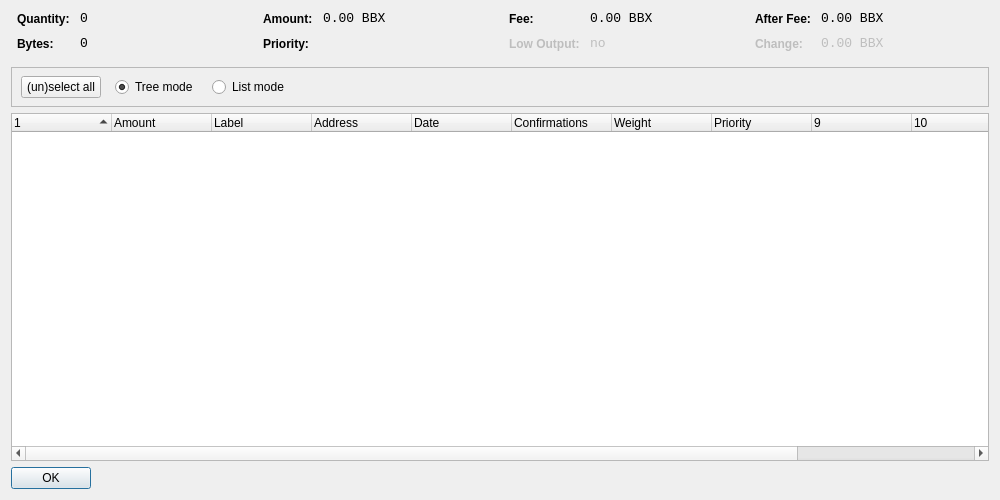
<?xml version="1.0" encoding="UTF-8"?>
<ui version="4.0">
 <class>CoinControlDialog</class>
 <widget class="QWidget" name="CoinControlDialog">
  <property name="geometry">
   <rect>
    <x>0</x>
    <y>0</y>
    <width>1000</width>
    <height>500</height>
   </rect>
  </property>
  <property name="windowTitle">
   <string>Coin Control</string>
  </property>
  <layout class="QVBoxLayout" name="verticalLayout">
   <item>
    <layout class="QHBoxLayout" name="horizontalLayoutTop" stretch="0,0,0,0">
     <property name="topMargin">
      <number>0</number>
     </property>
     <property name="bottomMargin">
      <number>10</number>
     </property>
     <item>
      <layout class="QFormLayout" name="formLayoutCoinControl1">
       <property name="horizontalSpacing">
        <number>10</number>
       </property>
       <property name="verticalSpacing">
        <number>10</number>
       </property>
       <property name="leftMargin">
        <number>6</number>
       </property>
       <property name="rightMargin">
        <number>6</number>
       </property>
       <item row="0" column="0">
        <widget class="QLabel" name="labelCoinControlQuantityText">
         <property name="styleSheet">
          <string notr="true">font-weight:bold;</string>
         </property>
         <property name="text">
          <string>Quantity:</string>
         </property>
        </widget>
       </item>
       <item row="0" column="1">
        <widget class="QLabel" name="labelCoinControlQuantity">
         <property name="font">
          <font>
           <family>Monospace</family>
           <pointsize>10</pointsize>
          </font>
         </property>
         <property name="cursor">
          <cursorShape>IBeamCursor</cursorShape>
         </property>
         <property name="contextMenuPolicy">
          <enum>Qt::ActionsContextMenu</enum>
         </property>
         <property name="text">
          <string notr="true">0</string>
         </property>
         <property name="textInteractionFlags">
          <set>Qt::LinksAccessibleByMouse|Qt::TextSelectableByKeyboard|Qt::TextSelectableByMouse</set>
         </property>
        </widget>
       </item>
       <item row="1" column="0">
        <widget class="QLabel" name="labelCoinControlBytesText">
         <property name="styleSheet">
          <string notr="true">font-weight:bold;</string>
         </property>
         <property name="text">
          <string>Bytes:</string>
         </property>
        </widget>
       </item>
       <item row="1" column="1">
        <widget class="QLabel" name="labelCoinControlBytes">
         <property name="font">
          <font>
           <family>Monospace</family>
           <pointsize>10</pointsize>
          </font>
         </property>
         <property name="cursor">
          <cursorShape>IBeamCursor</cursorShape>
         </property>
         <property name="contextMenuPolicy">
          <enum>Qt::ActionsContextMenu</enum>
         </property>
         <property name="text">
          <string notr="true">0</string>
         </property>
         <property name="textInteractionFlags">
          <set>Qt::LinksAccessibleByMouse|Qt::TextSelectableByKeyboard|Qt::TextSelectableByMouse</set>
         </property>
        </widget>
       </item>
      </layout>
     </item>
     <item>
      <layout class="QFormLayout" name="formLayoutCoinControl2">
       <property name="horizontalSpacing">
        <number>10</number>
       </property>
       <property name="verticalSpacing">
        <number>10</number>
       </property>
       <property name="leftMargin">
        <number>6</number>
       </property>
       <property name="rightMargin">
        <number>6</number>
       </property>
       <item row="0" column="0">
        <widget class="QLabel" name="labelCoinControlAmountText">
         <property name="styleSheet">
          <string notr="true">font-weight:bold;</string>
         </property>
         <property name="text">
          <string>Amount:</string>
         </property>
        </widget>
       </item>
       <item row="0" column="1">
        <widget class="QLabel" name="labelCoinControlAmount">
         <property name="font">
          <font>
           <family>Monospace</family>
           <pointsize>10</pointsize>
          </font>
         </property>
         <property name="cursor">
          <cursorShape>IBeamCursor</cursorShape>
         </property>
         <property name="contextMenuPolicy">
          <enum>Qt::ActionsContextMenu</enum>
         </property>
         <property name="text">
          <string notr="true">0.00 BBX</string>
         </property>
         <property name="textInteractionFlags">
          <set>Qt::LinksAccessibleByMouse|Qt::TextSelectableByKeyboard|Qt::TextSelectableByMouse</set>
         </property>
        </widget>
       </item>
       <item row="1" column="0">
        <widget class="QLabel" name="labelCoinControlPriorityText">
         <property name="styleSheet">
          <string notr="true">font-weight:bold;</string>
         </property>
         <property name="text">
          <string>Priority:</string>
         </property>
        </widget>
       </item>
       <item row="1" column="1">
        <widget class="QLabel" name="labelCoinControlPriority">
         <property name="font">
          <font>
           <family>Monospace</family>
           <pointsize>10</pointsize>
          </font>
         </property>
         <property name="cursor">
          <cursorShape>IBeamCursor</cursorShape>
         </property>
         <property name="contextMenuPolicy">
          <enum>Qt::ActionsContextMenu</enum>
         </property>
         <property name="text">
          <string/>
         </property>
         <property name="textInteractionFlags">
          <set>Qt::LinksAccessibleByMouse|Qt::TextSelectableByKeyboard|Qt::TextSelectableByMouse</set>
         </property>
        </widget>
       </item>
      </layout>
     </item>
     <item>
      <layout class="QFormLayout" name="formLayoutCoinControl3">
       <property name="horizontalSpacing">
        <number>10</number>
       </property>
       <property name="verticalSpacing">
        <number>10</number>
       </property>
       <property name="leftMargin">
        <number>6</number>
       </property>
       <property name="rightMargin">
        <number>6</number>
       </property>
       <item row="0" column="0">
        <widget class="QLabel" name="labelCoinControlFeeText">
         <property name="styleSheet">
          <string notr="true">font-weight:bold;</string>
         </property>
         <property name="text">
          <string>Fee:</string>
         </property>
        </widget>
       </item>
       <item row="0" column="1">
        <widget class="QLabel" name="labelCoinControlFee">
         <property name="font">
          <font>
           <family>Monospace</family>
           <pointsize>10</pointsize>
          </font>
         </property>
         <property name="cursor">
          <cursorShape>IBeamCursor</cursorShape>
         </property>
         <property name="contextMenuPolicy">
          <enum>Qt::ActionsContextMenu</enum>
         </property>
         <property name="text">
          <string notr="true">0.00 BBX</string>
         </property>
         <property name="textInteractionFlags">
          <set>Qt::LinksAccessibleByMouse|Qt::TextSelectableByKeyboard|Qt::TextSelectableByMouse</set>
         </property>
        </widget>
       </item>
       <item row="1" column="0">
        <widget class="QLabel" name="labelCoinControlLowOutputText">
         <property name="enabled">
          <bool>false</bool>
         </property>
         <property name="styleSheet">
          <string notr="true">font-weight:bold;</string>
         </property>
         <property name="text">
          <string>Low Output:</string>
         </property>
        </widget>
       </item>
       <item row="1" column="1">
        <widget class="QLabel" name="labelCoinControlLowOutput">
         <property name="enabled">
          <bool>false</bool>
         </property>
         <property name="font">
          <font>
           <family>Monospace</family>
           <pointsize>10</pointsize>
          </font>
         </property>
         <property name="cursor">
          <cursorShape>IBeamCursor</cursorShape>
         </property>
         <property name="contextMenuPolicy">
          <enum>Qt::ActionsContextMenu</enum>
         </property>
         <property name="text">
          <string>no</string>
         </property>
         <property name="textInteractionFlags">
          <set>Qt::LinksAccessibleByMouse|Qt::TextSelectableByKeyboard|Qt::TextSelectableByMouse</set>
         </property>
        </widget>
       </item>
      </layout>
     </item>
     <item>
      <layout class="QFormLayout" name="formLayoutCoinControl4">
       <property name="horizontalSpacing">
        <number>10</number>
       </property>
       <property name="verticalSpacing">
        <number>10</number>
       </property>
       <property name="leftMargin">
        <number>6</number>
       </property>
       <property name="rightMargin">
        <number>6</number>
       </property>
       <item row="0" column="0">
        <widget class="QLabel" name="labelCoinControlAfterFeeText">
         <property name="styleSheet">
          <string notr="true">font-weight:bold;</string>
         </property>
         <property name="text">
          <string>After Fee:</string>
         </property>
        </widget>
       </item>
       <item row="0" column="1">
        <widget class="QLabel" name="labelCoinControlAfterFee">
         <property name="font">
          <font>
           <family>Monospace</family>
           <pointsize>10</pointsize>
          </font>
         </property>
         <property name="cursor">
          <cursorShape>IBeamCursor</cursorShape>
         </property>
         <property name="contextMenuPolicy">
          <enum>Qt::ActionsContextMenu</enum>
         </property>
         <property name="text">
          <string notr="true">0.00 BBX</string>
         </property>
         <property name="textInteractionFlags">
          <set>Qt::LinksAccessibleByMouse|Qt::TextSelectableByKeyboard|Qt::TextSelectableByMouse</set>
         </property>
        </widget>
       </item>
       <item row="1" column="0">
        <widget class="QLabel" name="labelCoinControlChangeText">
         <property name="enabled">
          <bool>false</bool>
         </property>
         <property name="styleSheet">
          <string notr="true">font-weight:bold;</string>
         </property>
         <property name="text">
          <string>Change:</string>
         </property>
        </widget>
       </item>
       <item row="1" column="1">
        <widget class="QLabel" name="labelCoinControlChange">
         <property name="enabled">
          <bool>false</bool>
         </property>
         <property name="font">
          <font>
           <family>Monospace</family>
           <pointsize>10</pointsize>
          </font>
         </property>
         <property name="cursor">
          <cursorShape>IBeamCursor</cursorShape>
         </property>
         <property name="contextMenuPolicy">
          <enum>Qt::ActionsContextMenu</enum>
         </property>
         <property name="text">
          <string notr="true">0.00 BBX</string>
         </property>
         <property name="textInteractionFlags">
          <set>Qt::LinksAccessibleByMouse|Qt::TextSelectableByKeyboard|Qt::TextSelectableByMouse</set>
         </property>
        </widget>
       </item>
      </layout>
     </item>
    </layout>
   </item>
   <item>
    <widget class="QFrame" name="frame">
     <property name="minimumSize">
      <size>
       <width>0</width>
       <height>40</height>
      </size>
     </property>
     <property name="frameShape">
      <enum>QFrame::StyledPanel</enum>
     </property>
     <property name="frameShadow">
      <enum>QFrame::Sunken</enum>
     </property>
     <widget class="QWidget" name="horizontalLayoutWidget">
      <property name="geometry">
       <rect>
        <x>10</x>
        <y>0</y>
        <width>781</width>
        <height>41</height>
       </rect>
      </property>
      <layout class="QHBoxLayout" name="horizontalLayoutPanel" stretch="0,0,0,0">
       <property name="spacing">
        <number>14</number>
       </property>
       <item>
        <widget class="QPushButton" name="pushButtonSelectAll">
         <property name="sizePolicy">
          <sizepolicy hsizetype="Maximum" vsizetype="Fixed">
           <horstretch>0</horstretch>
           <verstretch>0</verstretch>
          </sizepolicy>
         </property>
         <property name="text">
          <string>(un)select all</string>
         </property>
        </widget>
       </item>
       <item>
        <widget class="QRadioButton" name="radioTreeMode">
         <property name="sizePolicy">
          <sizepolicy hsizetype="Maximum" vsizetype="Fixed">
           <horstretch>0</horstretch>
           <verstretch>0</verstretch>
          </sizepolicy>
         </property>
         <property name="text">
          <string>Tree mode</string>
         </property>
         <property name="checked">
          <bool>true</bool>
         </property>
        </widget>
       </item>
       <item>
        <widget class="QRadioButton" name="radioListMode">
         <property name="sizePolicy">
          <sizepolicy hsizetype="Maximum" vsizetype="Fixed">
           <horstretch>0</horstretch>
           <verstretch>0</verstretch>
          </sizepolicy>
         </property>
         <property name="text">
          <string>List mode</string>
         </property>
        </widget>
       </item>
       <item>
        <spacer name="horizontalSpacer">
         <property name="orientation">
          <enum>Qt::Horizontal</enum>
         </property>
         <property name="sizeHint" stdset="0">
          <size>
           <width>40</width>
           <height>20</height>
          </size>
         </property>
        </spacer>
       </item>
      </layout>
     </widget>
    </widget>
   </item>
   <item>
    <widget class="CoinControlTreeWidget" name="treeWidget">
     <property name="contextMenuPolicy">
      <enum>Qt::CustomContextMenu</enum>
     </property>
     <property name="sortingEnabled">
      <bool>false</bool>
     </property>
     <property name="columnCount">
      <number>12</number>
     </property>
     <attribute name="headerShowSortIndicator" stdset="0">
      <bool>true</bool>
     </attribute>
     <attribute name="headerStretchLastSection">
      <bool>false</bool>
     </attribute>
     <column>
      <property name="text">
       <string/>
      </property>
     </column>
     <column>
      <property name="text">
       <string>Amount</string>
      </property>
     </column>
     <column>
      <property name="text">
       <string>Label</string>
      </property>
     </column>
     <column>
      <property name="text">
       <string>Address</string>
      </property>
     </column>
     <column>
      <property name="text">
       <string>Date</string>
      </property>
     </column>
     <column>
      <property name="text">
       <string>Confirmations</string>
      </property>
      <property name="toolTip">
       <string>Confirmed</string>
      </property>
     </column>
     <column>
      <property name="text">
       <string>Weight</string>
      </property>
     </column>
     <column>
      <property name="text">
       <string>Priority</string>
      </property>
     </column>
     <column>
      <property name="text">
       <string/>
      </property>
     </column>
     <column>
      <property name="text">
       <string/>
      </property>
     </column>
     <column>
      <property name="text">
       <string/>
      </property>
     </column>
     <column>
      <property name="text">
       <string/>
      </property>
     </column>
    </widget>
   </item>
   <item>
    <widget class="QDialogButtonBox" name="buttonBox">
     <property name="sizePolicy">
      <sizepolicy hsizetype="Maximum" vsizetype="Fixed">
       <horstretch>0</horstretch>
       <verstretch>0</verstretch>
      </sizepolicy>
     </property>
     <property name="orientation">
      <enum>Qt::Horizontal</enum>
     </property>
     <property name="standardButtons">
      <set>QDialogButtonBox::Ok</set>
     </property>
    </widget>
   </item>
  </layout>
 </widget>
 <customwidgets>
  <customwidget>
   <class>CoinControlTreeWidget</class>
   <extends>QTreeWidget</extends>
   <header>coincontroltreewidget.h</header>
  </customwidget>
 </customwidgets>
 <resources/>
 <connections/>
</ui>
